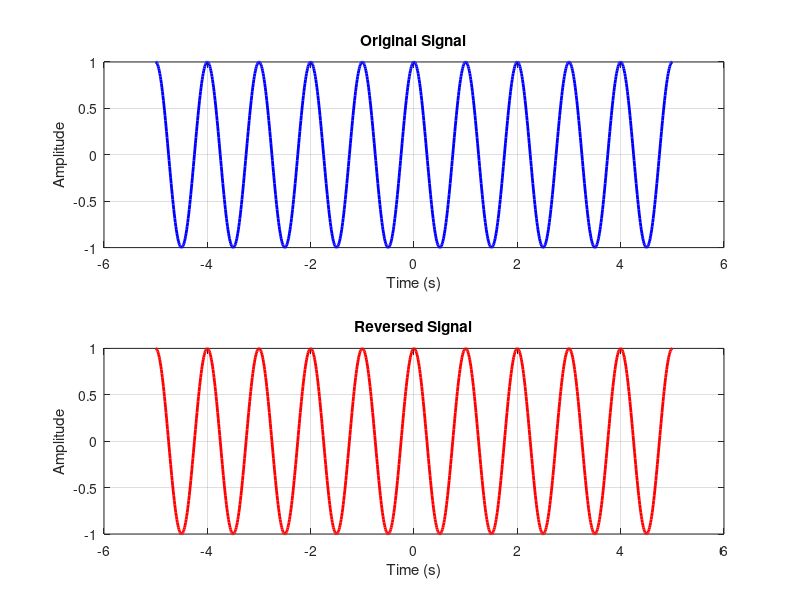

MATLAB code for this plot: (Note: this script raises an error after producing the figure.)
% Time vector for the original signal
t_original = -5:0.01:5; % Time vector from -5 to 5 seconds with a step of 0.01 seconds

% Create an original signal (you can replace this with any signal you want)
original_signal = cos(2*pi*t_original); % Example signal (cosine wave)

% Time reversal
t_reversed = fliplr(t_original); % Reverse the time vector

% Reverse the original signal using the reversed time vector
reversed_signal = fliplr(original_signal);

% Plot the original signal and the reversed signal
subplot(2, 1, 1);
plot(t_original, original_signal, 'b', 'LineWidth', 2);
title('Original Signal');
xlabel('Time (s)');
ylabel('Amplitude');
grid on;

subplot(2, 1, 2);
plot(t_reversed, reversed_signal, 'r', 'LineWidth', 2);
title('Reversed Signal');
xlabel('Time (s)');
ylabel('Amplitude');
grid on;

sgtitle('Time Reversal of a Signal');

